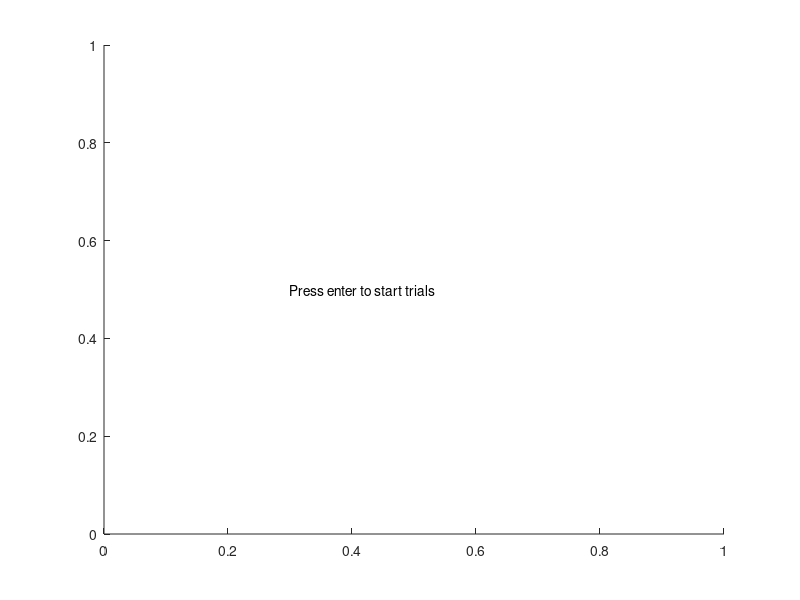

The MATLAB source for this figure: (Note: this script raises an error after producing the figure.)
clc;clear;clf;

%%%%% SESSION PARAMETERS %%%%%
levels = [4 8 12 16];
level_counter = [160 160 160 160];
sess_data = ["Trial" "Size" "User_Time" "User_Input"];

%%%% TRIAL PARAMETERS %%%%%
types = ["Pop-out" "Conjunction" "No-target"];
trial_counts = repmat([40 40 80], [length(levels) 1]);
trials = [];

%%%%% STARTING SCREEN %%%%%
clf;
% To make figure fullscreen, uncomment next line!
figure('units','normalized','outerposition',[0 0 1 1])
% A text before starting trial
g = text (0.3, 0.5, "Press enter to start trials");
% When enter pressed, this while will end
inp = get_input;
while inp ~= 13
    inp = get_input;
end

for i=1:640
    %%%%% STARTING TRIALS %%%%%
    % Choose a level randomly
    curr_level = randsample(levels, 1, true, level_counter/sum(level_counter));
    curr_level_index = find(levels == curr_level);
    % Reduce chosen trial number by 1
    level_counter(curr_level_index) = level_counter(curr_level_index) - 1;
    
    % Get remaining trial counts for that level
    curr_level_counts = trial_counts(curr_level_index, :);
    % Choose a random trial
    curr_trial = randsample(types, 1, true, curr_level_counts/sum(curr_level_counts));
    % Reduce chosen trial number by 1
    curr_level_counts(find(types == curr_trial)) = curr_level_counts(find(types == curr_trial)) - 1;
    trial_counts(3, :) = curr_level_counts;

    % Clear and focus user with center X
    plot_controller("Focus", curr_level)

    % Run trial
    [trial_time, trial_input] = trial(curr_trial, curr_level);
    % Save data
    sess_data = [sess_data; curr_trial curr_level trial_time trial_input];
    
    % A break every 100 trials
    if mod(i, 100) == 0
        clf;
        g = text (0.3, 0.5, string(640 - i) + " trials remaining, enter to continue");
        % When enter pressed, this while will end
        inp = get_input;
        while inp ~= 13
            inp = get_input;
        end
    end
end

% Save trial data
writematrix(sess_data, "session_data.csv")

function inp = get_input
    k = waitforbuttonpress;
    inp = double(get(gcf,'CurrentCharacter'));
end